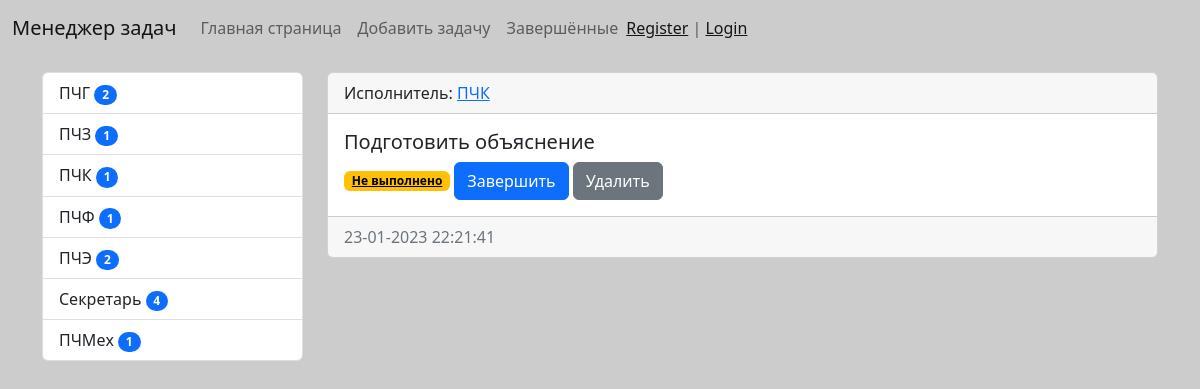
The app's page /executor/3/ with its own data.
### secretary/models.py (models this page shows, shortened)
class Executor(models.Model):
    title = models.CharField(max_length=50, db_index=True, verbose_name='Исполнитель')
    def get_absolute_url(self):
        return reverse('executor', kwargs={'executor_id': self.pk})
    def __str__(self):
        return self.title
    class Meta:
        verbose_name = 'Исполнитель'
        verbose_name_plural = 'Исполнители'
        ordering = ['title']

class ToDo(models.Model):
    title = models.CharField('Задача', max_length=500)
    created_at = models.DateTimeField('Выдана', auto_now=True)
    executor = models.ForeignKey('Executor', on_delete=models.PROTECT, verbose_name='Исполнитель')
    period_of_execution = models.DateField('Срок(дата) исполнения')
    is_complete = models.BooleanField('Исполнено', default=False)
    class Meta:
        verbose_name = 'Задача'
        verbose_name_plural = 'Задачи'
        ordering = ['period_of_execution']

### secretary/views.py (the view)
# urls.py: path('executor/<int:executor_id>/', TodoExecutor.as_view(), name='executor'),
class TodoExecutor(ListView):
    model = ToDo
    template_name = 'secretary/home_todo_list/html'
    context_object_name = 'todo'
    def get_context_data(self, *, object_list=None, **kwargs):
        context = super().get_context_data(**kwargs)
        context['title'] = Executor.objects.get(pk=self.kwargs['executor_id'])
        return context
    def get_queryset(self):
        return ToDo.objects.filter(executor_id=self.kwargs['executor_id'], is_complete=False).select_related('executor')

### secretary/templatetags/secretary_tags.py (called while the page is built)
@register.inclusion_tag('secretary/list_executors.html')
def show_executors():
    executors = Executor.objects.annotate(cnt=Count('todo')).filter(cnt__gt=0)
    return {'executors': executors}

### secretary/templates/secretary/todo_list.html (shortened to what this page needs)
{% extends 'base.html' %}
{% block sidebar %}
{% include 'inc/_sidebar.html' %}
{% endblock %}
{% block content %}
            {% for item in object_list %}
            <div class="card mb-3">
                <div class="card-header">
                    Исполнитель: <a href="{{ item.get_absolute_url }}">{{ item.executor }}</a>
                </div>
                <div class="card-body">
                    <h5 class="card-title">{{ item.title }}</h5>
                    {% if item.is_complete == False %}
                    <a class="badge text-bg-warning">Не выполнено</a>
                    <a href="{{ item.update_url }}" class="btn btn-primary">Завершить</a>
                    {% else %}
                    <a class="badge text-bg-success">Завершено</a>
                    <a href="{{ item.update_url }}" class="btn btn-primary">Начать</a>
                    {% endif %}
                    <a href="{{ item.delete_url }}" class="btn btn-secondary">Удалить</a>
                </div>
                <div class="card-footer text-muted">
                    {{ item.created_at|date:"d-m-Y H:i:s" }}
                </div>
            </div>
            {% endfor %}
        </div>
{% endblock %}

### secretary/templates/secretary/list_executors.html
<div class="list-group">
    {% for item in executors %}
    <a href="{{ item.get_absolute_url }}" class="list-group-item list-group-item-action">{{ item.title }}
    <span class="badge bg-primary rounded-pill">{{item.cnt}}</span>
    </a>
    {% endfor %}
</div>

### todoapp/static/css/styles.css (style rules this page uses)
body { background-color: #ccc }

### records on screen
Executor: title "ПЧГ", cnt "2"
Executor: title "ПЧЗ", cnt "1"
Executor: title "ПЧК", cnt "1"
Executor: title "ПЧФ", cnt "1"
Executor: title "ПЧЭ", cnt "2"
Executor: title "Секретарь", cnt "4"
Executor: title "ПЧМех", cnt "1"
ToDo: executor "ПЧК", title "Подготовить объяснение", created_at "23-01-2023 22:21:41"
